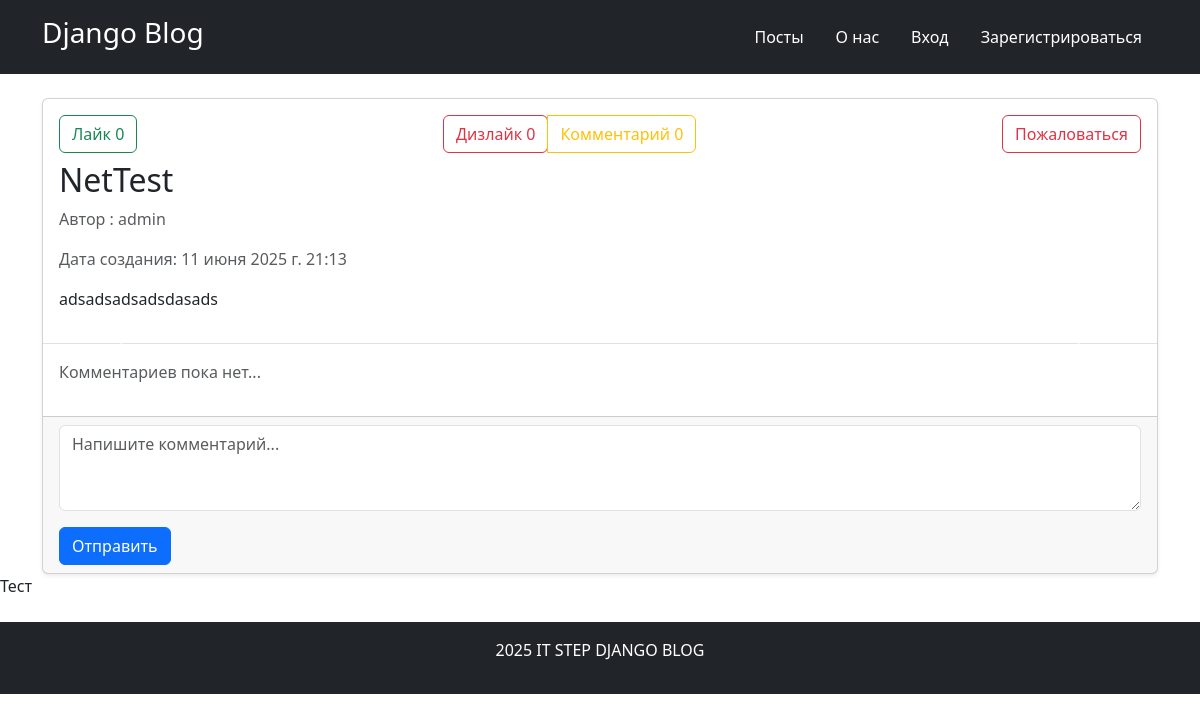
The app's page /posts/4, older data.
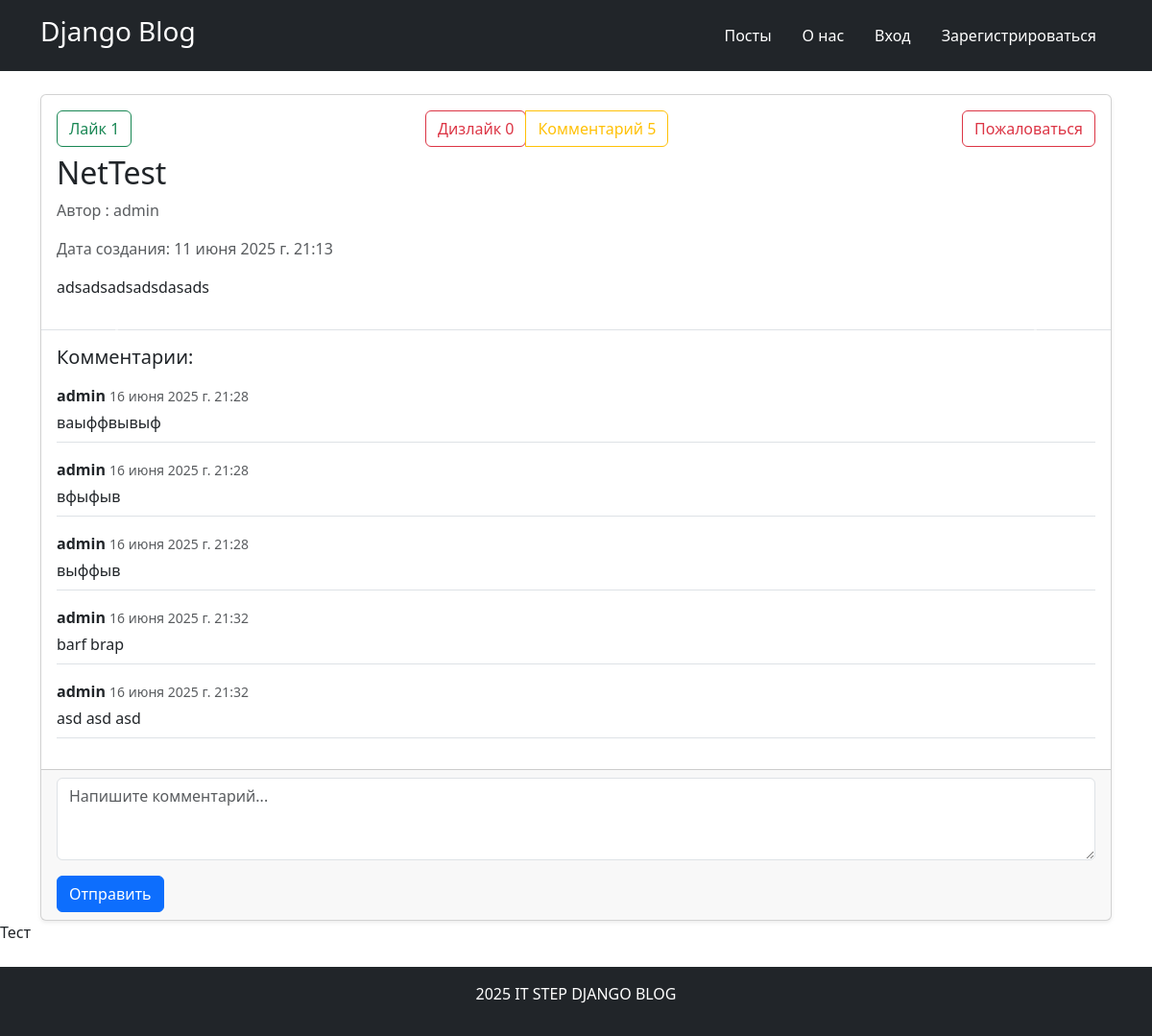
The same page, newer data.
### app/models.py (models this page shows, shortened)
class Post(models.Model):
    title = models.CharField(max_length=256, verbose_name="Название Поста")
    content = models.CharField(max_length=3000, verbose_name="Контент Поста")
    created_at = models.DateTimeField(auto_now_add=True, verbose_name="Дата Создания")
    author = models.ForeignKey(User, on_delete=models.CASCADE, verbose_name="Автор")
    def get_likes_count(self):
        return self.likes.count()
    def get_dislikes_count(self):
        return self.dislikes.count()
    def get_comments_count(self):
        return self.comments.count()
    def get_first_media(self):
        return self.media.order_by("created_at").first()
    class Meta:
        verbose_name_plural = "Посты"

class Comment(models.Model):
    post = models.ForeignKey(Post, on_delete=models.CASCADE, related_name="comments", verbose_name="Пост")
    body = models.CharField(max_length=1024, verbose_name="Содержимое")
    user = models.ForeignKey(User, on_delete=models.CASCADE, verbose_name="Пользователь")
    created_at = models.DateTimeField(auto_now_add=True, verbose_name="Дата Создания")
    class Meta:
        verbose_name_plural = "Комментарии"

### app/views.py (the view)
# urls.py: path("posts/<int:pk>", PostDetailView.as_view(), name="post-detail"),  # Получение поста
class PostDetailView(DetailView):
    model = Post
    template_name = "app/post_detail.html"
    context_object_name = "post"
    def get_context_data(self, **kwargs):
        context = super().get_context_data(**kwargs)
        context["comment_form"] = CommentForm()  # Добавлили переменную comment_form
        context["post_test"] = "Тест"
        return context

### app/forms.py
class CommentForm(forms.ModelForm):
    body = forms.CharField(widget=forms.Textarea(attrs={
        "class": "form-control",
        "rows": "3",
        "placeholder": "Напишите комментарий...",
    }))
    class Meta:
        model = Comment
        fields = ["body"]

### templates/app/post_detail.html (shortened to what this page needs)
{% extends 'base.html' %}
{% block main %}
<div class="container mt-4">
    <div class="card shadow-sm">
        <div class="card-body pb-0">
            <div class="d-flex justify-content-between flex-wrap gap-2 mb-2">
                <div class="btn-group">
                    <form action="{% url 'like' post.pk %}" method="post">
                        <button type="submit" class="btn btn-outline-success">
                            Лайк {{ post.get_likes_count }}
                        </button>
                    </form>
                </div>
                <div class="btn-group">
                    <form action="{% url 'dislike' post.pk %}" method="post">
                        <button type="submit" class="btn btn-outline-danger">
                            Дизлайк {{ post.get_dislikes_count }}
                        </button>
                    </form>
                    <a href="#comment" class="btn btn-outline-warning">
                        Комментарий {{ post.get_comments_count }}
                    </a>
                </div>
                <div class="btn-group">
                    {% if user == post.author %}
                    <a href="{% url 'post-update' post.pk %}" class="btn btn-outline-primary">
                        Редактировать
                    </a>
                    <a href="{% url 'post-delete' post.pk %}" class="btn btn-outline-danger">
                        Удалить
                    </a>
                    {% else %}
                    <a href="{% url 'create-report' post.pk %}" class="btn btn-outline-danger">
                        Пожаловаться
                    </a>
                    {% endif %}
                </div>
            </div>
        </div>
        <div class="card-body pt-0">
            <h2 class="card-title">
                {{ post.title }}
            </h2>
            <p class="text-muted">
                Автор : {{ post.author.username }}
            </p>
            <p class="text-muted">
                Дата создания: {{ post.created_at }}
            </p>
            <p class="card-text">
                {{ post.content }}
            </p>
        </div>
        {% if post.media %}
        <div id="postCarousel" class="carousel slide mt-3" data-bs-ride="carousel">
            <button class="carousel-control-prev" type="button" data-bs-target="#postCarousel" data-bs-slide="prev">
                <span class="carousel-control-prev-icon"></span>
            </button>
            <button class="carousel-control-next" type="button" data-bs-target="#postCarousel" data-bs-slide="next ">
                <span class="carousel-control-next-icon"></span>
            </button>
        </div>
        {% endif %}
        {% if post.comments.exists %}
        <div class="card-body border-top">
            <h5 class="mb-3">
                Комментарии:
            </h5>
            <ul class="list-unstyled">
                {% for comment in post.comments.all %}
                <li class="mb-3 pb-2 border-bottom">
                    <p class="mb-1">
                        <strong>{{ comment.user.username }}</strong>
                        <small class="text-muted">{{ comment.created_at }}</small>
                    </p>
                    <p class="mb-0">
                        {{ comment.body }}
                    </p>
                </li>
                {% endfor %}
            </ul>
        </div>
        {% else %}
        <div class="card-body border-top">
            <p class="text-muted">
                Комментариев пока нет...
            </p>
        </div>
        {% endif %}
        <div class="card-footer" id="comment">
            <form action="{% url 'comment' post.pk %}" method="post">
                <div class="mb-3">
                    {{ comment_form.body }}
                </div>
                <button class="btn btn-primary">Отправить</button>
            </form>
        </div>
    </div>
</div>
<p>{{ post_test }}</p>
{% endblock main %}

### templates/base.html (shortened to what this page needs)
<!doctype html>
<html lang="ru">
<head>
    <link href="https://cdn.jsdelivr.net/npm/bootstrap@5.3.6/dist/css/bootstrap.min.css" rel="stylesheet"
>
</head>
<body>
<header class="bg-dark text-white py-3">
    <div class="container d-flex justify-content-between align-items-center">
        <h1 class="h3">
            <a href="{% url 'index' %}" class="nav-link">Django Blog</a>
        </h1>
        <nav>
            <form action="{% url 'logout' %}" method="post">
                <ul class="nav">
                    <li class="nav-item">
                        <a href="{% url 'post-list' %}" class="nav-link text-white">Посты</a>
                    </li>
                    <li class="nav-item">
                        <a href="#" class="nav-link text-white">О нас</a>
                    </li>
                    {% if user.is_authenticated %}
                    <li class="nav-item">
                        <a href="{% url 'profile' %}" class="nav-link text-white">Профиль</a>
                    </li>
                    <li class="nav-item">
                        <button type="submit" class="nav-link text-white">Выход</button>
                    </li>
                    {% else %}
                    <li class="nav-item">
                        <a href="{% url 'login' %}" class="nav-link text-white">Вход</a>
                    </li>
                    <li class="nav-item">
                        <a href="{% url 'register' %}" class="nav-link text-white">Зарегистрироваться</a>
                    </li>
                    {% endif %}
                </ul>
            </form>
        </nav>
    </div>
</header>
<main>
    {% block main %}
    {% endblock main %}
</main>
<footer class="bg-dark text-white text-center py-3 mt-4">
    <p class="mb-8">
        2025 IT STEP DJANGO BLOG
    </p>
</footer>
</body>
</html>

Row changes from the older to the newer data that the page shows:
computed for Post "NetTest": get_likes_count "0" → "1"; get_comments_count "0" → "5"
added Comment: user.username "admin", created_at "16 июня 2025 г. 21:28", body "ваыффвывыф"
added Comment: user.username "admin", created_at "16 июня 2025 г. 21:28", body "вфыфыв"
added Comment: user.username "admin", created_at "16 июня 2025 г. 21:28", body "выффыв"
added Comment: user.username "admin", created_at "16 июня 2025 г. 21:32", body "barf brap"
added Comment: user.username "admin", created_at "16 июня 2025 г. 21:32", body "asd asd asd"
Text that changed along with them:
text no longer shown: "Комментариев пока нет..."
text now shown: "Комментарии:"
